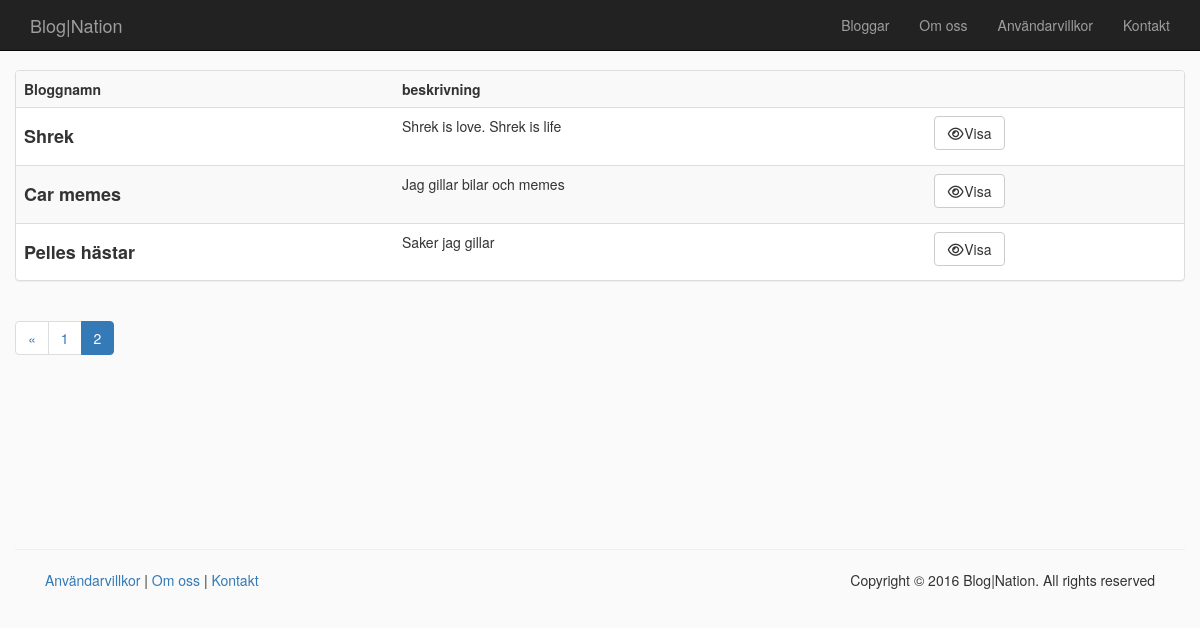
Screenshot of /index/bloglist?page=1 with the database file from the repository.
### tables this page shows
CREATE TABLE `Blog` (
  `id` int(11) NOT NULL,
  `user_id` int(11) NOT NULL,
  `slug` varchar(255) NOT NULL,
  `title` varchar(60) NOT NULL,
  `description` varchar(255) NOT NULL,
  `visible` tinyint(1) NOT NULL DEFAULT '1'
);

### application/core/View.php (called while the page is built, shortened)
<?php
class View
{
    public function render($filename, $data = null)
    {
        require Config::get('PATH_VIEW') . '_templates/header.php';
        require Config::get('PATH_VIEW') . $filename . '.php';
        require Config::get('PATH_VIEW') . '_templates/footer.php';
    }
}

### application/controller/IndexController.php (called while the page is built, shortened)
<?php
class IndexController extends Controller
{
    public function bloglist(){
        $this->View->render('dashboard/bloglist', array(
            'blogs' => DashboardModel::listAllVisibleBlogs(Request::get("page"), 10),
            'paginate' => new Paginate("Blog WHERE visible = 1 ")
        ));
    }
}

### public/index.php (called while the page is built, shortened)
<?php
new Application();

### application/model/DashboardModel.php (called while the page is built, shortened)
<?php
class DashboardModel
{
    public static function listAllVisibleBlogs($page = 0, $posts_per_page = 10){
        $database = DatabaseFactory::getFactory()->getConnection();
        $blogs = $database->prepare('SELECT * FROM Blog WHERE visible = 1 ORDER BY id LIMIT ' . ($page * $posts_per_page) . ', ' . $posts_per_page);
        $blogs->execute();
        if ($blogs->rowCount() > 0) {
            $blogarray = array();
            while ($blog = $blogs->fetchObject()) {
                $blogarray[] = $blog;
            }
            return $blogarray;
        } else {
            return false;
        }
    }
}

### application/core/Config.php (called while the page is built, shortened)
<?php
class Config
{
    public static $config;
    public static function get($key)
    {
        if (!self::$config) {
            $config_file = '../application/config/config.' . Environment::get() . '.php';
            self::$config = require $config_file;
        }
        return self::$config[$key];
    }
}

### application/view/dashboard/bloglist.php (the view, shortened to what this page needs)
<div class="container">
    <div class="row">
        <div class="panel panel-default">
            <table class="table table-hover table-striped">
                <tbody>
                <tr>
                    <th>Bloggnamn</th>
                    <th>beskrivning</th>
                    <th></th>
                </tr>
                <?php
                if(!empty($this->blogs)){
                    foreach($this->blogs as $key => $value){ ?>
                        <tr>
                            <td>
                            <h4>
                                <b><?= $value->title; ?></b>
                            </h4>
                            </td>
                            <td><p style="max-width: 80%"><?= $value->description; ?></p></td>
                            <td><a href="<?php echo Config::get('URL');echo $value->slug;?>"><button class="btn btn-default" type="button"><i class="fa fa-fw fa-eye"></i>Visa</button></a></td>
                        </tr>
                    <?php }
                }else{
                    echo "Finns inga Bloggar att visa";
                }
                ?>
                </tbody>
            </table>
        </div>
    </div>
</div>

### public/css/style.css (style rules this page uses)
html, body { overflow-x: hidden; }
body { padding-top: 70px; background-color: #fafafa; }

### public/js/wysibb/theme/default/wbbtheme.css (style rules this page uses)
html { height:100% !important; }

### rows the page displays
blog: title "Shrek", description "Shrek is love. Shrek is life"
blog: title "Car memes", description "Jag gillar bilar och memes"
blog: title "Pelles hästar", description "Saker jag gillar"
